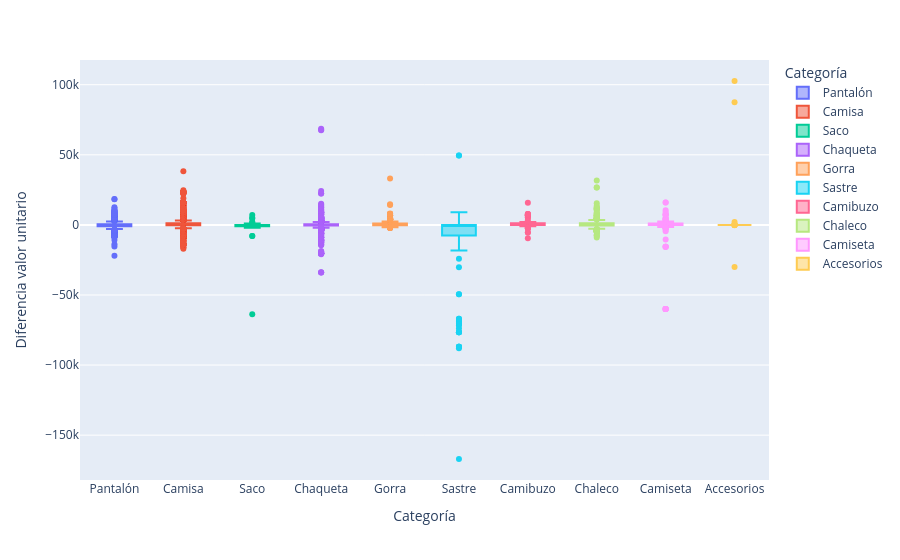

Notebook code for this chart:
### Markdown cell above
## Atípicos

### Code cell
# Sacamos un top10 de las categorías que más cuestan en general
top_10_cats = (
    df_costos_fechacom.groupby('Categoría')['Valor total OS']
    .sum()
    .nlargest(10)
    .index
)
df_atipicos = df_costos_fechacom[df_costos_fechacom['Categoría'].isin(top_10_cats)]

fig_box = px.box(
    df_atipicos, 
    x='Categoría', 
    y='Diferencia valor unitario', 
    color='Categoría',   
    points='outliers',          
    hover_data=['Num-OP', 'OS-Proveedor', 'Cliente'], # Info extra al pasar el mouse
    labels={'OS-Valor Unitario': 'Costo Unitario ($)'}
)

fig_box.show()

### Figure 1 — Plotly figure (JSON) as saved in the notebook; plotly's stock layout.template omitted (floating-point values rounded to 4 significant figures; data arrays with more than 128 entries replaced by an {"elided": "..."} marker saying what was removed)
{"data": [{"alignmentgroup": "True", "boxpoints": "outliers", "customdata": {"elided": "1045x3 mixed values"}, "hovertemplate": "Categoría=%{x}<br>Diferencia valor unitario=%{y}<br>Num-OP=%{customdata[0]}<br>OS-Proveedor=%{customdata[1]}<br>Cliente=%{customdata[2]}<extra></extra>", "legendgroup": "Pantalón", "marker": {"color": "#636efa"}, "name": "Pantalón", "notched": false, "offsetgroup": "Pantalón", "orientation": "v", "showlegend": true, "type": "box", "x": {"elided": "1045 str values"}, "x0": " ", "xaxis": "x", "y": {"elided": "1045 float values"}, "y0": " ", "yaxis": "y"}, {"alignmentgroup": "True", "boxpoints": "outliers", "customdata": {"elided": "4462x3 mixed values"}, "hovertemplate": "Categoría=%{x}<br>Diferencia valor unitario=%{y}<br>Num-OP=%{customdata[0]}<br>OS-Proveedor=%{customdata[1]}<br>Cliente=%{customdata[2]}<extra></extra>", "legendgroup": "Camisa", "marker": {"color": "#EF553B"}, "name": "Camisa", "notched": false, "offsetgroup": "Camisa", "orientation": "v", "showlegend": true, "type": "box", "x": {"elided": "4462 str values"}, "x0": " ", "xaxis": "x", "y": {"elided": "4462 float values"}, "y0": " ", "yaxis": "y"}, {"alignmentgroup": "True", "boxpoints": "outliers", "customdata": {"elided": "48x3 mixed values"}, "hovertemplate": "Categoría=%{x}<br>Diferencia valor unitario=%{y}<br>Num-OP=%{customdata[0]}<br>OS-Proveedor=%{customdata[1]}<br>Cliente=%{customdata[2]}<extra></extra>", "legendgroup": "Saco", "marker": {"color": "#00cc96"}, "name": "Saco", "notched": false, "offsetgroup": "Saco", "orientation": "v", "showlegend": true, "type": "box", "x": ["Saco", "Saco", "Saco", "Saco", "Saco", "Saco", "Saco", "Saco", "Saco", "Saco", "Saco", "Saco", "Saco", "Saco", "Saco", "Saco", "Saco", "Saco", "Saco", "Saco", "Saco", "Saco", "Saco", "Saco", "Saco", "Saco", "Saco", "Saco", "Saco", "Saco", "Saco", "Saco", "Saco", "Saco", "Saco", "Saco", "Saco", "Saco", "Saco", "Saco", "Saco", "Saco", "Saco", "Saco", "Saco", "Saco", "Saco", "Saco"], "x0": " ", "xaxis": "x", "y": [-8000.0, -63800.0, -8000.0, 0.0, 0.0, 0.0, 0.0, 7000.0, 0.0, 5000.0, 0.0, 0.0, 2000.0, -1000.0, 0.0, -1000.0, -1000.0, 0.0, -1000.0, -1000.0, -1000.0, 0.0, 500.0, 0.0, -1000.0, 0.0, -1000.0, 0.0, 1000.0, 0.0, 0.0, 0.0, -500.0, 0.0, 1000.0, 0.0, 0.0, 0.0, -2000.0, 4500.0, 0.0, 0.0, -500.0, 0.0, -1000.0, 0.0, 1700.0, -300.0], "y0": " ", "yaxis": "y"}, {"alignmentgroup": "True", "boxpoints": "outliers", "customdata": {"elided": "1132x3 mixed values"}, "hovertemplate": "Categoría=%{x}<br>Diferencia valor unitario=%{y}<br>Num-OP=%{customdata[0]}<br>OS-Proveedor=%{customdata[1]}<br>Cliente=%{customdata[2]}<extra></extra>", "legendgroup": "Chaqueta", "marker": {"color": "#ab63fa"}, "name": "Chaqueta", "notched": false, "offsetgroup": "Chaqueta", "orientation": "v", "showlegend": true, "type": "box", "x": {"elided": "1132 str values"}, "x0": " ", "xaxis": "x", "y": {"elided": "1132 float values"}, "y0": " ", "yaxis": "y"}, {"alignmentgroup": "True", "boxpoints": "outliers", "customdata": {"elided": "493x3 mixed values"}, "hovertemplate": "Categoría=%{x}<br>Diferencia valor unitario=%{y}<br>Num-OP=%{customdata[0]}<br>OS-Proveedor=%{customdata[1]}<br>Cliente=%{customdata[2]}<extra></extra>", "legendgroup": "Gorra", "marker": {"color": "#FFA15A"}, "name": "Gorra", "notched": false, "offsetgroup": "Gorra", "orientation": "v", "showlegend": true, "type": "box", "x": {"elided": "493 str values"}, "x0": " ", "xaxis": "x", "y": {"elided": "493 float values"}, "y0": " ", "yaxis": "y"}, {"alignmentgroup": "True", "boxpoints": "outliers", "customdata": {"elided": "180x3 mixed values"}, "hovertemplate": "Categoría=%{x}<br>Diferencia valor unitario=%{y}<br>Num-OP=%{customdata[0]}<br>OS-Proveedor=%{customdata[1]}<br>Cliente=%{customdata[2]}<extra></extra>", "legendgroup": "Sastre", "marker": {"color": "#19d3f3"}, "name": "Sastre", "notched": false, "offsetgroup": "Sastre", "orientation": "v", "showlegend": true, "type": "box", "x": {"elided": "180 str values"}, "x0": " ", "xaxis": "x", "y": {"elided": "180 float values"}, "y0": " ", "yaxis": "y"}, {"alignmentgroup": "True", "boxpoints": "outliers", "customdata": {"elided": "102x3 mixed values"}, "hovertemplate": "Categoría=%{x}<br>Diferencia valor unitario=%{y}<br>Num-OP=%{customdata[0]}<br>OS-Proveedor=%{customdata[1]}<br>Cliente=%{customdata[2]}<extra></extra>", "legendgroup": "Camibuzo", "marker": {"color": "#FF6692"}, "name": "Camibuzo", "notched": false, "offsetgroup": "Camibuzo", "orientation": "v", "showlegend": true, "type": "box", "x": ["Camibuzo", "Camibuzo", "Camibuzo", "Camibuzo", "Camibuzo", "Camibuzo", "Camibuzo", "Camibuzo", "Camibuzo", "Camibuzo", "Camibuzo", "Camibuzo", "Camibuzo", "Camibuzo", "Camibuzo", "Camibuzo", "Camibuzo", "Camibuzo", "Camibuzo", "Camibuzo", "Camibuzo", "Camibuzo", "Camibuzo", "Camibuzo", "Camibuzo", "Camibuzo", "Camibuzo", "Camibuzo", "Camibuzo", "Camibuzo", "Camibuzo", "Camibuzo", "Camibuzo", "Camibuzo", "Camibuzo", "Camibuzo", "Camibuzo", "Camibuzo", "Camibuzo", "Camibuzo", "Camibuzo", "Camibuzo", "Camibuzo", "Camibuzo", "Camibuzo", "Camibuzo", "Camibuzo", "Camibuzo", "Camibuzo", "Camibuzo", "Camibuzo", "Camibuzo", "Camibuzo", "Camibuzo", "Camibuzo", "Camibuzo", "Camibuzo", "Camibuzo", "Camibuzo", "Camibuzo", "Camibuzo", "Camibuzo", "Camibuzo", "Camibuzo", "Camibuzo", "Camibuzo", "Camibuzo", "Camibuzo", "Camibuzo", "Camibuzo", "Camibuzo", "Camibuzo", "Camibuzo", "Camibuzo", "Camibuzo", "Camibuzo", "Camibuzo", "Camibuzo", "Camibuzo", "Camibuzo", "Camibuzo", "Camibuzo", "Camibuzo", "Camibuzo", "Camibuzo", "Camibuzo", "Camibuzo", "Camibuzo", "Camibuzo", "Camibuzo", "Camibuzo", "Camibuzo", "Camibuzo", "Camibuzo", "Camibuzo", "Camibuzo", "Camibuzo", "Camibuzo", "Camibuzo", "Camibuzo", "Camibuzo", "Camibuzo"], "x0": " ", "xaxis": "x", "y": [-5500.0, -5500.0, -600.0, -1000.0, -2100.0, 500.0, 500.0, 0.0, 0.0, 0.0, 500.0, 0.0, 0.0, 0.0, 0.0, 0.0, 500.0, 0.0, -500.0, 300.0, 0.0, 0.0, 300.0, 0.0, 300.0, 700.0, 300.0, 700.0, 300.0, 500.0, 500.0, -2000.0, 1250.0, 0.0, 1500.0, 7500.0, 7500.0, 6700.0, 6700.0, 500.0, 0.0, 6700.0, -2000.0, 1333.0, 0.0, 1000.0, 1500.0, 0.0, 1200.0, 0.0, 100.0, -100.0, 500.0, 0.0, 1500.0, 500.0, 0.0, 0.0, -2500.0, 0.0, 0.0, 2000.0, 500.0, 500.0, 0.0, 0.0, -2500.0, 0.0, 0.0, 0.0, 100.0, 100.0, 7800.0, 7800.0, 3300.0, 15800.0, 1300.0, 1300.0, -9500.0, 2000.0, 1000.0, 1500.0, 2000.0, 2000.0, 1000.0, 0.0, 0.0, 0.0, 5300.0, 500.0, 0.0, 5300.0, 500.0, 0.0, 300.0, 300.0, 200.0, 300.0, 150.0, 400.0, 6500.0, 6500.0], "y0": " ", "yaxis": "y"}, {"alignmentgroup": "True", "boxpoints": "outliers", "customdata": {"elided": "468x3 mixed values"}, "hovertemplate": "Categoría=%{x}<br>Diferencia valor unitario=%{y}<br>Num-OP=%{customdata[0]}<br>OS-Proveedor=%{customdata[1]}<br>Cliente=%{customdata[2]}<extra></extra>", "legendgroup": "Chaleco", "marker": {"color": "#B6E880"}, "name": "Chaleco", "notched": false, "offsetgroup": "Chaleco", "orientation": "v", "showlegend": true, "type": "box", "x": {"elided": "468 str values"}, "x0": " ", "xaxis": "x", "y": {"elided": "468 float values"}, "y0": " ", "yaxis": "y"}, {"alignmentgroup": "True", "boxpoints": "outliers", "customdata": {"elided": "655x3 mixed values"}, "hovertemplate": "Categoría=%{x}<br>Diferencia valor unitario=%{y}<br>Num-OP=%{customdata[0]}<br>OS-Proveedor=%{customdata[1]}<br>Cliente=%{customdata[2]}<extra></extra>", "legendgroup": "Camiseta", "marker": {"color": "#FF97FF"}, "name": "Camiseta", "notched": false, "offsetgroup": "Camiseta", "orientation": "v", "showlegend": true, "type": "box", "x": {"elided": "655 str values"}, "x0": " ", "xaxis": "x", "y": {"elided": "655 float values"}, "y0": " ", "yaxis": "y"}, {"alignmentgroup": "True", "boxpoints": "outliers", "customdata": [[5997, "CASAVI", "Alsea"], [5933, "CASAVI", "Seguros del estado"], [5930, "CASAVI", "SERDAN"], [5926, "CASAVI", "NUTRESA"], [5905, "SEIIO", "Darnel"], [5746, "CASAVI", "SERDAN"], [5729, "CASAVI", "SERDAN"], [5640, "SEIIO", "MEICO"], [5447, "CASAVI", "99 Minutos"], [5414, "CASAVI", "SERDAN"], [5249, "SEIIO", "Pepsi"], [5197, "SEIIO", "SAJU"], [5085, "TOVAR DESING ANS PRINT S.A.S", "MUNDO ANIMAL"], [5085, "TOVAR DESING ANS PRINT S.A.S", "MUNDO ANIMAL"], [5085, "TOVAR DESING ANS PRINT S.A.S", "MUNDO ANIMAL"], [5085, "TOVAR DESING ANS PRINT S.A.S", "MUNDO ANIMAL"], [5085, "TOVAR DESING ANS PRINT S.A.S", "MUNDO ANIMAL"], [5083, "CASAVI", "FEILO SYLVANIA COLOMBIA S.A."], [5063, "SEIIO", "SAJU"], [5017, "CASAVI", "SERDAN"], [4944, "CASAVI", "Clicoh"], [4944, "CASAVI", "Clicoh"], [4926, "CASAVI", "Darnel"], [4894, "CASAVI", "Pilar Uribe"], [4737, "SEIIO", "USO"], [4712, "CASAVI", "99 Minutos"], [4626, "CASAVI", "Cornershop"], [4615, "CASAVI", "99 Minutos"], [4580, "JHON MONROY GIRALDO", "HEEL"], [4580, "CASAVI", "HEEL"], [4580, "JHON MONROY GIRALDO", "HEEL"], [4580, "CASAVI", "HEEL"], [4392, "CASAVI", "Clicoh"]], "hovertemplate": "Categoría=%{x}<br>Diferencia valor unitario=%{y}<br>Num-OP=%{customdata[0]}<br>OS-Proveedor=%{customdata[1]}<br>Cliente=%{customdata[2]}<extra></extra>", "legendgroup": "Accesorios", "marker": {"color": "#FECB52"}, "name": "Accesorios", "notched": false, "offsetgroup": "Accesorios", "orientation": "v", "showlegend": true, "type": "box", "x": ["Accesorios", "Accesorios", "Accesorios", "Accesorios", "Accesorios", "Accesorios", "Accesorios", "Accesorios", "Accesorios", "Accesorios", "Accesorios", "Accesorios", "Accesorios", "Accesorios", "Accesorios", "Accesorios", "Accesorios", "Accesorios", "Accesorios", "Accesorios", "Accesorios", "Accesorios", "Accesorios", "Accesorios", "Accesorios", "Accesorios", "Accesorios", "Accesorios", "Accesorios", "Accesorios", "Accesorios", "Accesorios", "Accesorios"], "x0": " ", "xaxis": "x", "y": [0.0, 0.0, 0.0, 0.0, 0.0, 0.0, 0.0, 200.0, -306.0, 0.0, 0.0, 0.0, 400.0, -125.0, -125.0, -125.0, -125.0, 0.0, 0.0, 0.0, 2000.0, 0.0, 0.0, 0.0, 0.0, 0.0, 0.0, 0.0, 87510.0, 0.0, 102600.0, 0.0, -30000.0], "y0": " ", "yaxis": "y"}], "layout": {"boxmode": "overlay", "legend": {"title": {"text": "Categoría"}, "tracegroupgap": 0}, "margin": {"t": 60}, "xaxis": {"anchor": "y", "categoryarray": ["Pantalón", "Camisa", "Saco", "Chaqueta", "Gorra", "Sastre", "Camibuzo", "Chaleco", "Camiseta", "Accesorios"], "categoryorder": "array", "domain": [0, 1], "title": {"text": "Categoría"}}, "yaxis": {"anchor": "x", "domain": [0, 1], "title": {"text": "Diferencia valor unitario"}}}}
